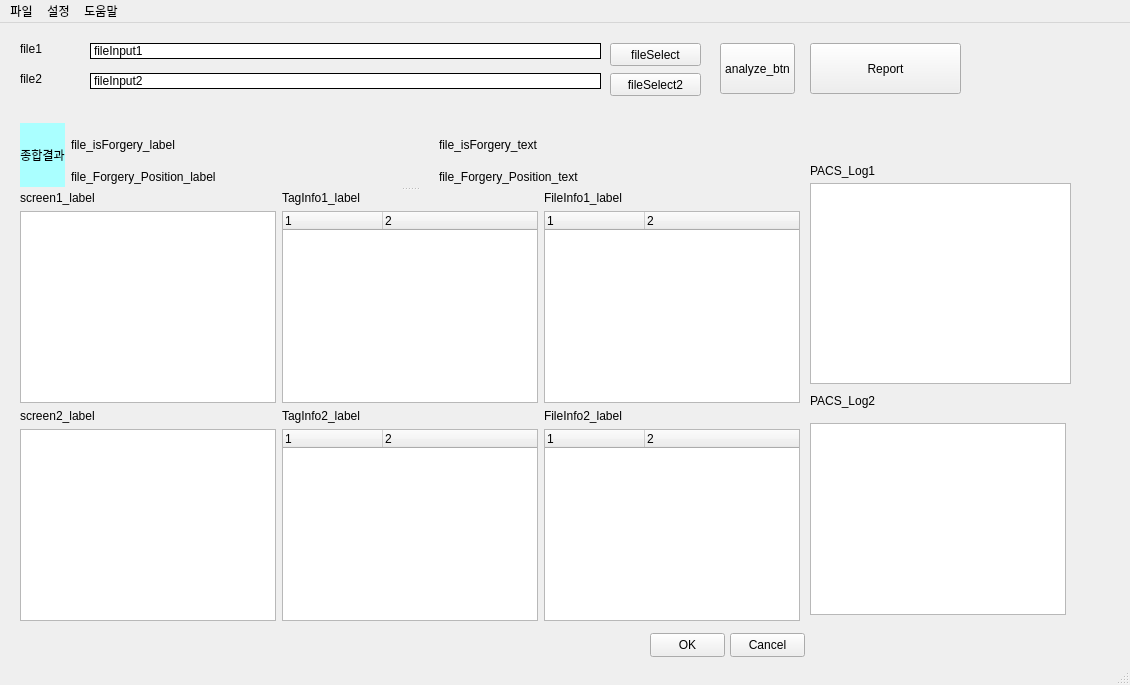
<?xml version="1.0" encoding="UTF-8"?>
<ui version="4.0">
 <class>MainWindow</class>
 <widget class="QMainWindow" name="MainWindow">
  <property name="geometry">
   <rect>
    <x>0</x>
    <y>0</y>
    <width>1130</width>
    <height>685</height>
   </rect>
  </property>
  <property name="windowTitle">
   <string>MainWindow</string>
  </property>
  <widget class="QWidget" name="centralwidget">
   <widget class="QPushButton" name="fileSelect">
    <property name="enabled">
     <bool>true</bool>
    </property>
    <property name="geometry">
     <rect>
      <x>610</x>
      <y>20</y>
      <width>91</width>
      <height>23</height>
     </rect>
    </property>
    <property name="contextMenuPolicy">
     <enum>Qt::ActionsContextMenu</enum>
    </property>
    <property name="text">
     <string>fileSelect</string>
    </property>
   </widget>
   <widget class="QSplitter" name="splitter">
    <property name="geometry">
     <rect>
      <x>20</x>
      <y>100</y>
      <width>782</width>
      <height>498</height>
     </rect>
    </property>
    <property name="orientation">
     <enum>Qt::Vertical</enum>
    </property>
    <widget class="QWidget" name="gridLayoutWidget">
     <layout class="QGridLayout" name="gridLayout" columnstretch="0,0,0">
      <property name="horizontalSpacing">
       <number>6</number>
      </property>
      <property name="verticalSpacing">
       <number>0</number>
      </property>
      <item row="0" column="0" rowspan="3">
       <widget class="QLabel" name="label_7">
        <property name="sizePolicy">
         <sizepolicy hsizetype="Fixed" vsizetype="Preferred">
          <horstretch>0</horstretch>
          <verstretch>0</verstretch>
         </sizepolicy>
        </property>
        <property name="styleSheet">
         <string notr="true">background-color: rgb(170, 255, 255);

alternate-background-color: rgb(170, 255, 127);</string>
        </property>
        <property name="text">
         <string>종합결과</string>
        </property>
        <property name="alignment">
         <set>Qt::AlignCenter</set>
        </property>
       </widget>
      </item>
      <item row="2" column="1">
       <widget class="QLabel" name="file_Forgery_Position_label">
        <property name="text">
         <string>file_Forgery_Position_label</string>
        </property>
       </widget>
      </item>
      <item row="0" column="1" rowspan="2">
       <widget class="QLabel" name="file_isForgery_label">
        <property name="text">
         <string>file_isForgery_label</string>
        </property>
       </widget>
      </item>
      <item row="2" column="2">
       <widget class="QLabel" name="file_Forgery_Position_text">
        <property name="text">
         <string>file_Forgery_Position_text</string>
        </property>
       </widget>
      </item>
      <item row="0" column="2" rowspan="2">
       <widget class="QLabel" name="file_isForgery_text">
        <property name="text">
         <string>file_isForgery_text</string>
        </property>
       </widget>
      </item>
     </layout>
    </widget>
    <widget class="QWidget" name="gridLayoutWidget_2">
     <layout class="QGridLayout" name="gridLayout_3">
      <property name="sizeConstraint">
       <enum>QLayout::SetFixedSize</enum>
      </property>
      <item row="0" column="2">
       <widget class="QLabel" name="FileInfo1_label">
        <property name="text">
         <string>FileInfo1_label</string>
        </property>
       </widget>
      </item>
      <item row="5" column="0">
       <widget class="QGraphicsView" name="screen2_Widget">
        <property name="sizePolicy">
         <sizepolicy hsizetype="Preferred" vsizetype="Expanding">
          <horstretch>0</horstretch>
          <verstretch>0</verstretch>
         </sizepolicy>
        </property>
       </widget>
      </item>
      <item row="5" column="1">
       <widget class="QTreeWidget" name="TagInfo2_Widget">
        <property name="sizePolicy">
         <sizepolicy hsizetype="Fixed" vsizetype="Expanding">
          <horstretch>0</horstretch>
          <verstretch>0</verstretch>
         </sizepolicy>
        </property>
        <property name="contextMenuPolicy">
         <enum>Qt::ActionsContextMenu</enum>
        </property>
        <column>
         <property name="text">
          <string notr="true">1</string>
         </property>
        </column>
        <column>
         <property name="text">
          <string>2</string>
         </property>
        </column>
       </widget>
      </item>
      <item row="0" column="0">
       <widget class="QLabel" name="screen1">
        <property name="text">
         <string>screen1_label</string>
        </property>
       </widget>
      </item>
      <item row="2" column="2">
       <widget class="QTreeWidget" name="FileInfo1_Widget">
        <property name="contextMenuPolicy">
         <enum>Qt::ActionsContextMenu</enum>
        </property>
        <property name="columnCount">
         <number>2</number>
        </property>
        <column>
         <property name="text">
          <string/>
         </property>
        </column>
        <column>
         <property name="text">
          <string notr="true">2</string>
         </property>
        </column>
       </widget>
      </item>
      <item row="2" column="1">
       <widget class="QTreeWidget" name="TagInfo1_Widget">
        <property name="sizePolicy">
         <sizepolicy hsizetype="Fixed" vsizetype="Expanding">
          <horstretch>0</horstretch>
          <verstretch>0</verstretch>
         </sizepolicy>
        </property>
        <property name="contextMenuPolicy">
         <enum>Qt::ActionsContextMenu</enum>
        </property>
        <column>
         <property name="text">
          <string notr="true">1</string>
         </property>
        </column>
        <column>
         <property name="text">
          <string>2</string>
         </property>
        </column>
       </widget>
      </item>
      <item row="5" column="2">
       <widget class="QTreeWidget" name="FileInfo2_Widget">
        <property name="contextMenuPolicy">
         <enum>Qt::ActionsContextMenu</enum>
        </property>
        <property name="columnCount">
         <number>2</number>
        </property>
        <column>
         <property name="text">
          <string/>
         </property>
        </column>
        <column>
         <property name="text">
          <string notr="true">2</string>
         </property>
        </column>
       </widget>
      </item>
      <item row="3" column="0">
       <widget class="QLabel" name="screen2">
        <property name="text">
         <string>screen2_label</string>
        </property>
       </widget>
      </item>
      <item row="3" column="2">
       <widget class="QLabel" name="FileInformation1_label_2">
        <property name="text">
         <string>FileInfo2_label</string>
        </property>
       </widget>
      </item>
      <item row="0" column="1">
       <widget class="QLabel" name="TagInfo1_label">
        <property name="text">
         <string>TagInfo1_label</string>
        </property>
       </widget>
      </item>
      <item row="2" column="0">
       <widget class="QGraphicsView" name="screen1_Widget">
        <property name="sizePolicy">
         <sizepolicy hsizetype="Preferred" vsizetype="Expanding">
          <horstretch>0</horstretch>
          <verstretch>0</verstretch>
         </sizepolicy>
        </property>
       </widget>
      </item>
      <item row="3" column="1">
       <widget class="QLabel" name="TagInfo2_label">
        <property name="text">
         <string>TagInfo2_label</string>
        </property>
       </widget>
      </item>
     </layout>
    </widget>
   </widget>
   <widget class="QLabel" name="file2">
    <property name="geometry">
     <rect>
      <x>20</x>
      <y>50</y>
      <width>56</width>
      <height>12</height>
     </rect>
    </property>
    <property name="text">
     <string>file2</string>
    </property>
   </widget>
   <widget class="QLabel" name="file1">
    <property name="geometry">
     <rect>
      <x>20</x>
      <y>20</y>
      <width>56</width>
      <height>12</height>
     </rect>
    </property>
    <property name="text">
     <string>file1</string>
    </property>
   </widget>
   <widget class="QPushButton" name="fileSelect2">
    <property name="enabled">
     <bool>true</bool>
    </property>
    <property name="geometry">
     <rect>
      <x>610</x>
      <y>50</y>
      <width>91</width>
      <height>23</height>
     </rect>
    </property>
    <property name="contextMenuPolicy">
     <enum>Qt::ActionsContextMenu</enum>
    </property>
    <property name="text">
     <string>fileSelect2</string>
    </property>
   </widget>
   <widget class="QLabel" name="fileInput2">
    <property name="geometry">
     <rect>
      <x>90</x>
      <y>50</y>
      <width>511</width>
      <height>16</height>
     </rect>
    </property>
    <property name="styleSheet">
     <string notr="true">background-color: rgb(255, 255, 255);
border-color: rgb(0, 0, 0);border-width:1px;border-style:solid;

</string>
    </property>
    <property name="text">
     <string>fileInput2</string>
    </property>
   </widget>
   <widget class="QLabel" name="fileInput1">
    <property name="geometry">
     <rect>
      <x>90</x>
      <y>20</y>
      <width>511</width>
      <height>16</height>
     </rect>
    </property>
    <property name="styleSheet">
     <string notr="true">background-color: rgb(255, 255, 255);
border-color: rgb(0, 0, 0);border-width:1px;border-style:solid;

</string>
    </property>
    <property name="text">
     <string>fileInput1</string>
    </property>
   </widget>
   <widget class="QPushButton" name="analyze_btn">
    <property name="geometry">
     <rect>
      <x>720</x>
      <y>20</y>
      <width>75</width>
      <height>51</height>
     </rect>
    </property>
    <property name="text">
     <string>analyze_btn</string>
    </property>
   </widget>
   <widget class="QPushButton" name="OK_btn">
    <property name="geometry">
     <rect>
      <x>650</x>
      <y>610</y>
      <width>75</width>
      <height>24</height>
     </rect>
    </property>
    <property name="text">
     <string>OK</string>
    </property>
   </widget>
   <widget class="QPushButton" name="Cancel_btn">
    <property name="geometry">
     <rect>
      <x>730</x>
      <y>610</y>
      <width>75</width>
      <height>24</height>
     </rect>
    </property>
    <property name="text">
     <string>Cancel</string>
    </property>
   </widget>
   <widget class="QTableWidget" name="tableWidget_1">
    <property name="geometry">
     <rect>
      <x>810</x>
      <y>160</y>
      <width>261</width>
      <height>201</height>
     </rect>
    </property>
   </widget>
   <widget class="QTableWidget" name="tableWidget_2">
    <property name="geometry">
     <rect>
      <x>810</x>
      <y>400</y>
      <width>256</width>
      <height>192</height>
     </rect>
    </property>
   </widget>
   <widget class="QLabel" name="label">
    <property name="geometry">
     <rect>
      <x>810</x>
      <y>140</y>
      <width>91</width>
      <height>16</height>
     </rect>
    </property>
    <property name="text">
     <string>PACS_Log1</string>
    </property>
   </widget>
   <widget class="QLabel" name="label_2">
    <property name="geometry">
     <rect>
      <x>810</x>
      <y>370</y>
      <width>91</width>
      <height>16</height>
     </rect>
    </property>
    <property name="text">
     <string>PACS_Log2</string>
    </property>
   </widget>
   <widget class="QPushButton" name="reportbtn">
    <property name="geometry">
     <rect>
      <x>810</x>
      <y>20</y>
      <width>151</width>
      <height>51</height>
     </rect>
    </property>
    <property name="text">
     <string>Report</string>
    </property>
   </widget>
  </widget>
  <widget class="QMenuBar" name="menubar">
   <property name="geometry">
    <rect>
     <x>0</x>
     <y>0</y>
     <width>1130</width>
     <height>22</height>
    </rect>
   </property>
   <widget class="QMenu" name="menu">
    <property name="title">
     <string>파일</string>
    </property>
   </widget>
   <widget class="QMenu" name="menu_2">
    <property name="title">
     <string>설정</string>
    </property>
   </widget>
   <widget class="QMenu" name="menu_3">
    <property name="title">
     <string>도움말</string>
    </property>
   </widget>
   <addaction name="menu"/>
   <addaction name="menu_2"/>
   <addaction name="menu_3"/>
  </widget>
  <widget class="QStatusBar" name="statusbar"/>
 </widget>
 <resources/>
 <connections/>
</ui>
